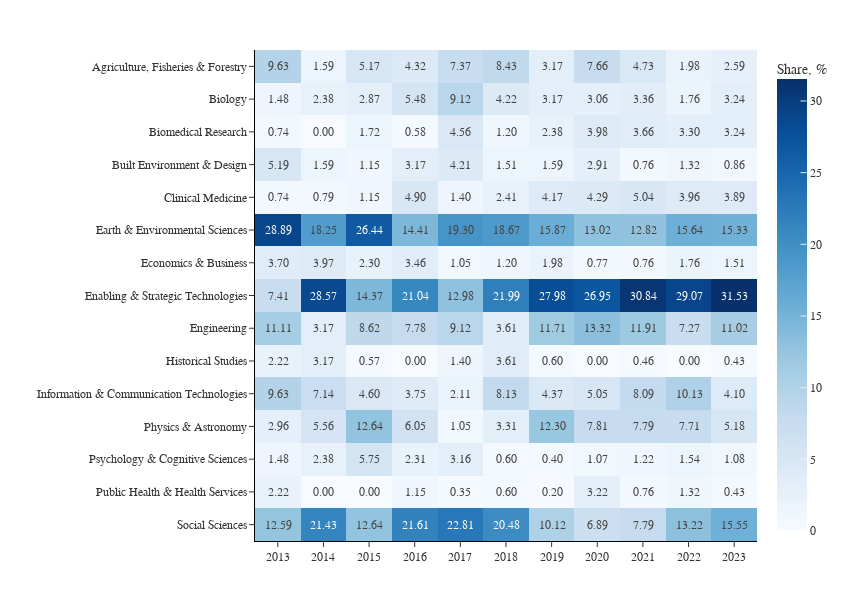

The cell this chart's notebook holds for it:
### Markdown cell above
Analysis of field dynamics from 2013 to 2023 reveals a significant shift in the journal's focus. 

While Earth & Environmental Sciences remains a predominant field, Enabling & Strategic Technologies has emerged as the dominant area, claiming a 33.53% share in 2023. 

The years 2020-2021 saw a notable increase in publications related to Clinical Medicine and Public Health & Health Services, likely driven by the COVID-19 pandemic—a trend corroborated by our exploratory data analysis of keyword frequencies.

Engineering consistently represents a key research vector, maintaining a share between 11-13% from 2019 to 2023 (with the exception of 2022). Social Sciences, after peaking at 20-22% in 2015-2016, experienced a substantial decline, settling at 15.55% in recent years.

Information & Communication Technologies publications surged in 2021-2022, coinciding with two major events: the U.S. chip export ban on China and the emergence of advanced AI like ChatGPT. This period also saw a decline in science management topics. The shift suggests a pivot from theoretical discussions to practical applications, with researchers focusing more on developing technologies than debating how science should be organized.

### Code cell
#| echo: false
#| output: true
#| fig-cap: 'Distribution of Articles by Field, 2013-2023'
#| label: fig-field-distribution

gp = df.groupby(['year', 'field_en'])['title_cn'].nunique().reset_index(name='count')
gp['share'] = gp['count'] / gp.groupby('year')['count'].transform('sum')*100
gp = gp[gp['year'] > 2012]

# pivot the df to create a matrix & fill nan values with 0
heatmap_data = gp.pivot(index='field_en', columns='year', values='share')
heatmap_data = heatmap_data.fillna(0)

fig = px.imshow(heatmap_data,
                text_auto = '.2f',
                color_continuous_scale='Blues',
                labels = dict(x = "Year", y = "", color = "Share, %"))

fig.update_layout(
    layout,
    #title='Distribution of Articles by Field, 2013-2023',
    width=850,
    height=600,
    xaxis=dict(
        side = "bottom",
        tickmode='array', 
        tickvals=gp['year'].unique()
    )
)

fig.update_traces(
    hovertemplate='Year: %{x}<br>Field: %{y}<br>Share: %{z:.2f}%<extra></extra>'
)

fig.show()

### Figure 1 — Plotly figure (JSON) as saved in the notebook; plotly's stock layout.template omitted (floating-point values rounded to 4 significant figures; data arrays with more than 128 entries replaced by an {"elided": "..."} marker saying what was removed)
{"data": [{"coloraxis": "coloraxis", "hovertemplate": "Year: %{x}<br>Field: %{y}<br>Share: %{z:.2f}%<extra></extra>", "name": "0", "texttemplate": "%{z:.2f}", "type": "heatmap", "x": [2013, 2014, 2015, 2016, 2017, 2018, 2019, 2020, 2021, 2022, 2023], "xaxis": "x", "y": ["Agriculture, Fisheries & Forestry", "Biology", "Biomedical Research", "Built Environment & Design", "Clinical Medicine", "Earth & Environmental Sciences", "Economics & Business", "Enabling & Strategic Technologies", "Engineering", "Historical Studies", "Information & Communication Technologies", "Physics & Astronomy", "Psychology & Cognitive Sciences", "Public Health & Health Services", "Social Sciences"], "yaxis": "y", "z": {"elided": "15x11 float values"}}], "layout": {"coloraxis": {"colorbar": {"title": {"text": "Share, %"}}, "colorscale": [[0, "rgb(247,251,255)"], [0.125, "rgb(222,235,247)"], [0.25, "rgb(198,219,239)"], [0.375, "rgb(158,202,225)"], [0.5, "rgb(107,174,214)"], [0.625, "rgb(66,146,198)"], [0.75, "rgb(33,113,181)"], [0.875, "rgb(8,81,156)"], [1, "rgb(8,48,107)"]]}, "font": {"family": "Verdana", "size": 12}, "height": 600, "margin": {"b": 50, "l": 20, "r": 20, "t": 50}, "width": 850, "xaxis": {"anchor": "y", "constrain": "domain", "domain": [0, 1], "linecolor": "black", "scaleanchor": "y", "showline": true, "side": "bottom", "tickmode": "array", "tickvals": [2013, 2014, 2015, 2016, 2017, 2018, 2019, 2020, 2021, 2022, 2023], "title": {"font": {"family": "Verdana", "size": 14}, "text": ""}}, "yaxis": {"anchor": "x", "autorange": "reversed", "constrain": "domain", "domain": [0, 1], "linecolor": "black", "showline": true, "title": {"text": ""}}}}
